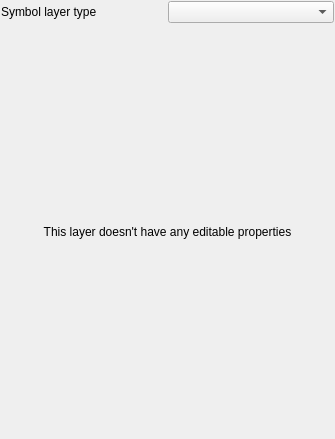
<?xml version="1.0" encoding="UTF-8"?>
<ui version="4.0">
 <class>LayerPropertiesWidget</class>
 <widget class="QWidget" name="LayerPropertiesWidget">
  <property name="geometry">
   <rect>
    <x>0</x>
    <y>0</y>
    <width>335</width>
    <height>439</height>
   </rect>
  </property>
  <property name="windowTitle">
   <string>Form</string>
  </property>
  <layout class="QGridLayout" name="gridLayout">
   <property name="leftMargin">
    <number>1</number>
   </property>
   <property name="topMargin">
    <number>1</number>
   </property>
   <property name="rightMargin">
    <number>1</number>
   </property>
   <property name="bottomMargin">
    <number>1</number>
   </property>
   <property name="verticalSpacing">
    <number>3</number>
   </property>
   <item row="1" column="0">
    <layout class="QHBoxLayout" name="horizontalLayout">
     <item>
      <widget class="QLabel" name="label">
       <property name="text">
        <string>Symbol layer type</string>
       </property>
      </widget>
     </item>
     <item>
      <widget class="QComboBox" name="cboLayerType">
       <property name="sizePolicy">
        <sizepolicy hsizetype="Minimum" vsizetype="Fixed">
         <horstretch>0</horstretch>
         <verstretch>0</verstretch>
        </sizepolicy>
       </property>
      </widget>
     </item>
    </layout>
   </item>
   <item row="2" column="0">
    <widget class="QStackedWidget" name="stackedWidget">
     <widget class="QWidget" name="pageDummy">
      <layout class="QVBoxLayout" name="verticalLayout">
       <item>
        <widget class="QLabel" name="label_2">
         <property name="text">
          <string>This layer doesn't have any editable properties</string>
         </property>
         <property name="alignment">
          <set>Qt::AlignCenter</set>
         </property>
        </widget>
       </item>
      </layout>
     </widget>
    </widget>
   </item>
  </layout>
 </widget>
 <resources/>
 <connections/>
</ui>
